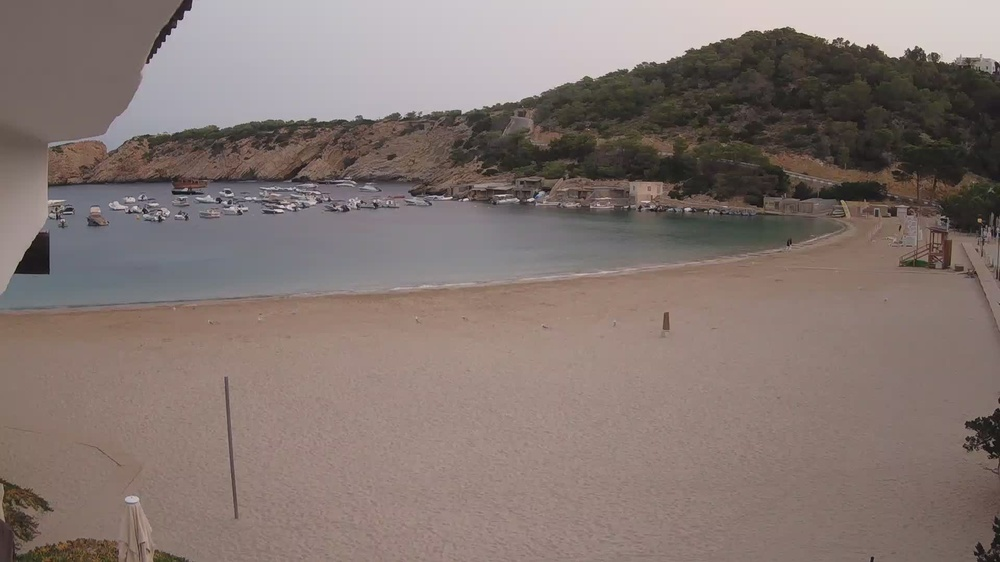
#> input picture data/raw/1660366800.jpg, 1000 x 562 px, shrunk from 1920 x 1080 before the run
$ python -i multiscale.py   (imports and definitions only)
#> lines starting #> are read from the running program, lines starting #| are printed output that depends on the picture; after the words box and inside, x2 and y2 are one past the last pixel; in counts of white or black regions, pixels touching at a corner belong together
#> further down, picture is the input picture: shape (562, 1000, 3); mean B, G, R 113.2, 117.8, 131.5
"""Multi-scale and multi-channel helpers."""

import cv2
import numpy as np


def detect_dark_regions_percentile(img_bgr, percentile: float = 35.0):
    """Detect regions darker than a given percentile of the image."""
#> called with percentile = 35
    value = cv2.cvtColor(img_bgr, cv2.COLOR_BGR2HSV)[:, :, 2]
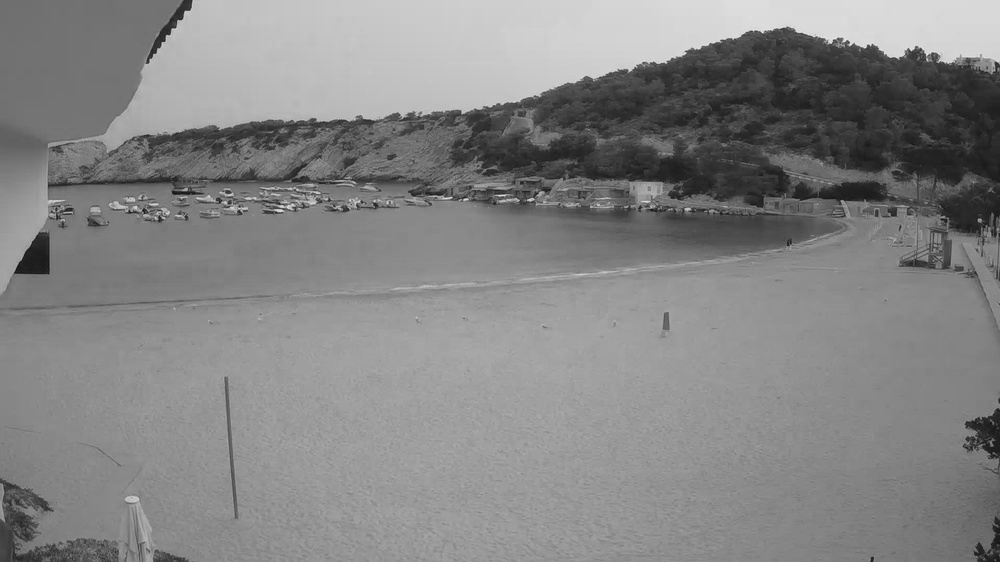
#> value: shape (562, 1000); min 14, max 235, mean 132.4
    blur = cv2.GaussianBlur(value, (5, 5), 1.0)

    thresh_val = np.percentile(blur, percentile)
#> thresh_val = 127
    _, mask = cv2.threshold(blur, thresh_val, 255, cv2.THRESH_BINARY_INV)
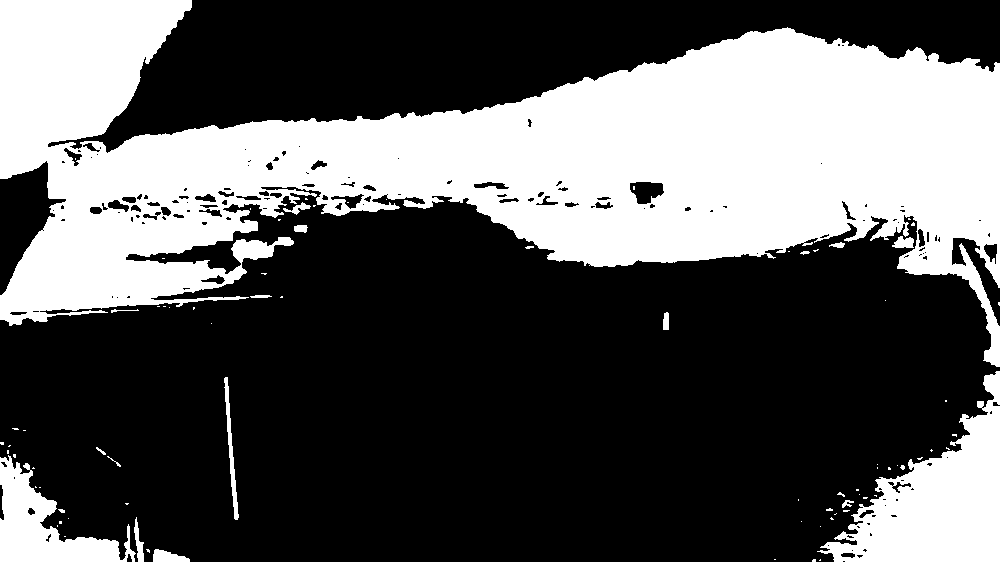
#> mask: shape (562, 1000); 35.3% white; 81 white regions (62 under 20 px), largest, box (x1, y1, x2, y2) and area: (0, 0, 1000, 367) 174151, (817, 371, 1000, 562) 16017, (0, 455, 136, 562) 6033
    return mask.astype(np.uint8)

>>> import cv2
>>> picture = cv2.imread('../data/raw/1660366800.jpg')
>>> result = detect_dark_regions_percentile(picture)

$ run again, on data/raw/1660370400.jpg
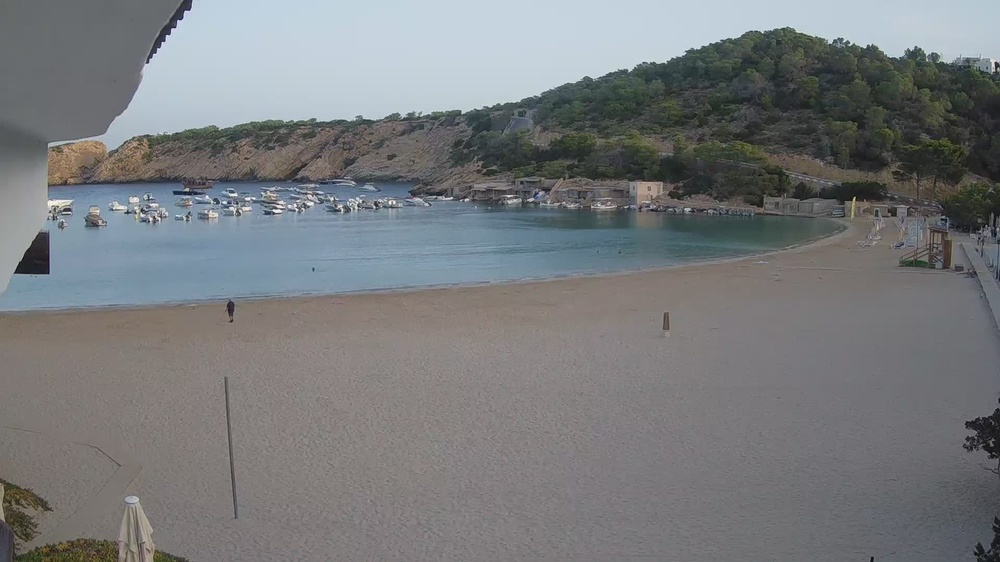
#> input picture data/raw/1660370400.jpg, 1000 x 562 px, shrunk from 1920 x 1080 before the run
#> picture is the input picture: shape (562, 1000, 3); mean B, G, R 124.3, 122.3, 119.9
#> in detect_dark_regions_percentile, `value = cv2.cvtColor(img_bgr, cv2.COLOR_BGR2HSV)[:, :, 2]`:
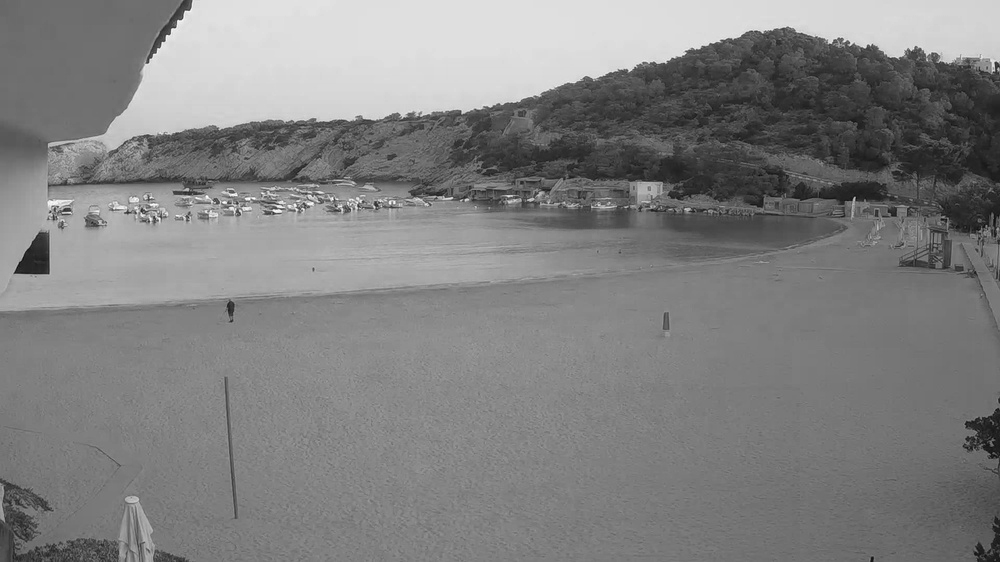
#> value: shape (562, 1000); min 11, max 255, mean 128.8
#> thresh_val = 117
#> in detect_dark_regions_percentile, `_, mask = cv2.threshold(blur, thresh_val, 255, cv2.THRESH_BINARY_INV)`:
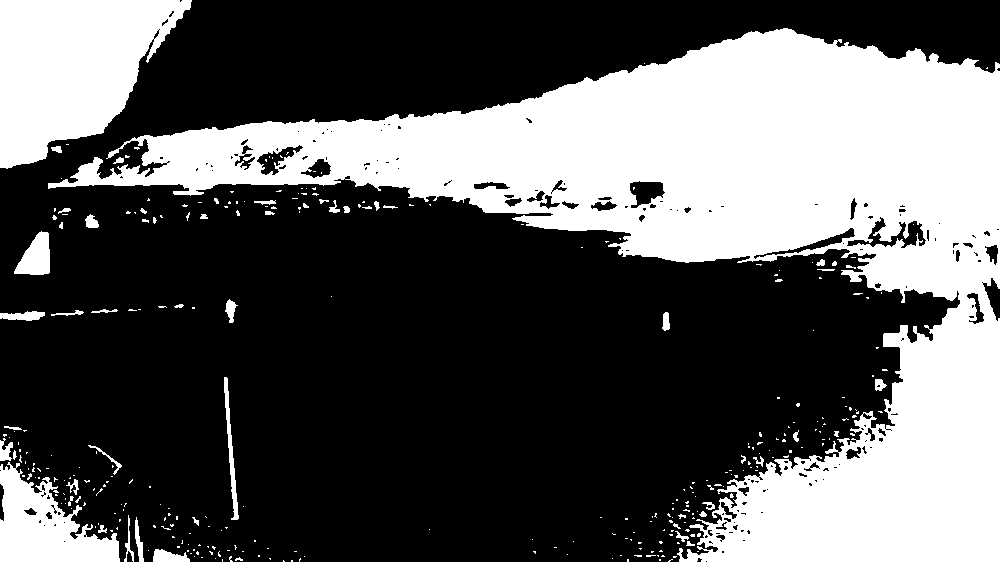
#> mask: shape (562, 1000); 35.6% white; 330 white regions (277 under 20 px), largest, box (x1, y1, x2, y2) and area: (48, 28, 1000, 562) 166012, (0, 0, 192, 169) 21165, (0, 462, 120, 562) 6593

$ run again, on data/raw/1660374000.jpg
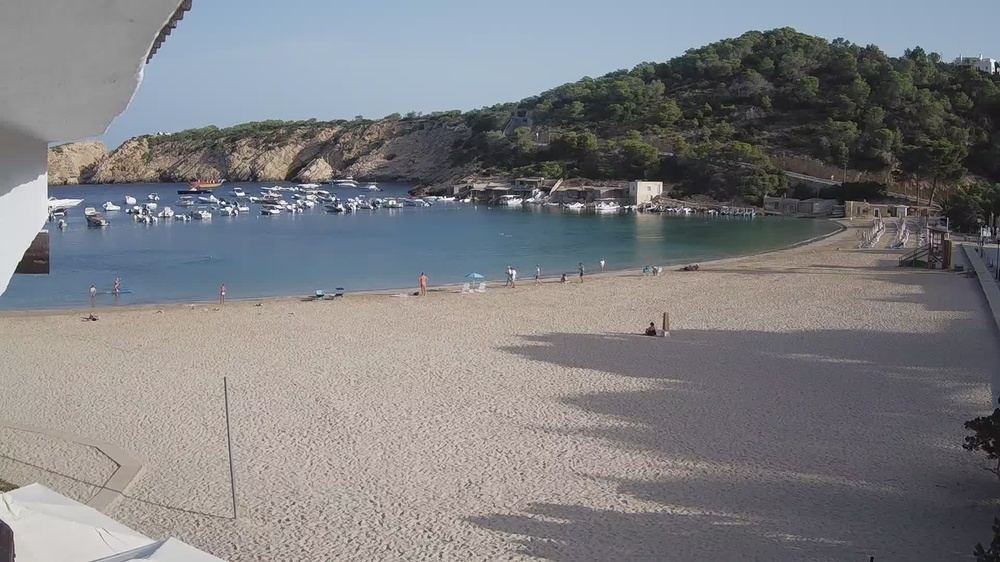
#> input picture data/raw/1660374000.jpg, 1000 x 562 px, shrunk from 1920 x 1080 before the run
#> picture is the input picture: shape (562, 1000, 3); mean B, G, R 129, 126.2, 126
#> in detect_dark_regions_percentile, `value = cv2.cvtColor(img_bgr, cv2.COLOR_BGR2HSV)[:, :, 2]`:
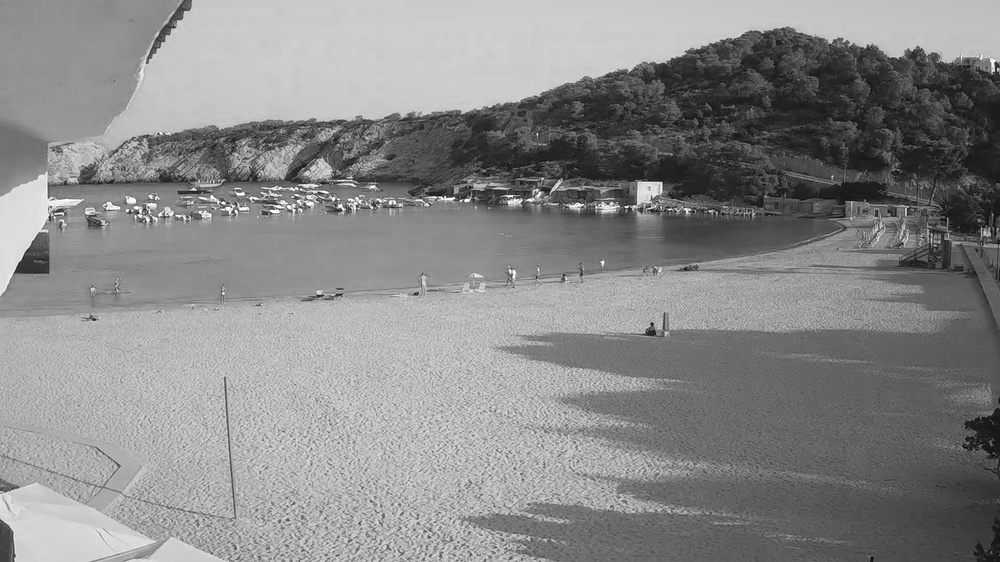
#> value: shape (562, 1000); min 6, max 255, mean 136.8
#> thresh_val = 111
#> in detect_dark_regions_percentile, `_, mask = cv2.threshold(blur, thresh_val, 255, cv2.THRESH_BINARY_INV)`:
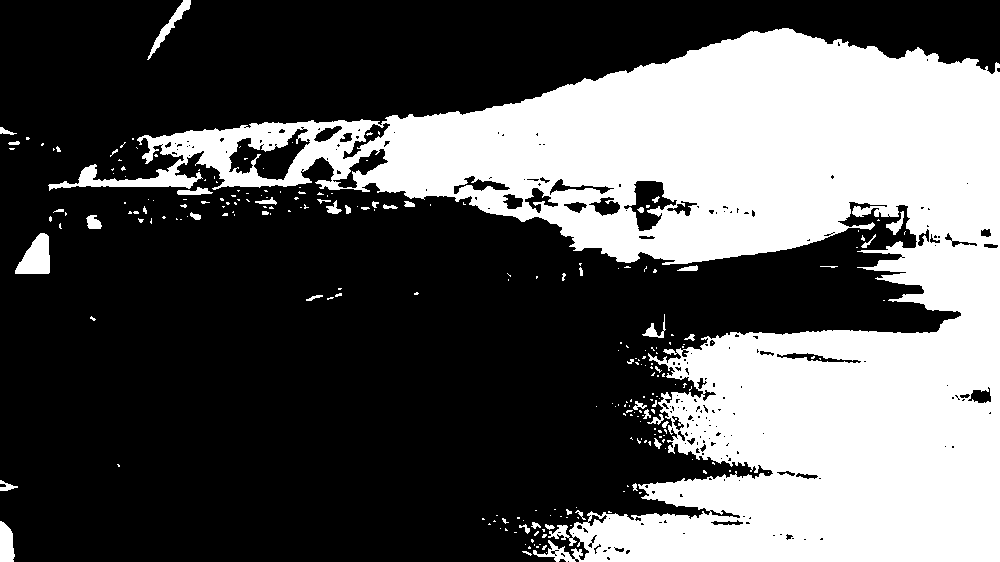
#> mask: shape (562, 1000); 35.2% white; 244 white regions (197 under 20 px), largest, box (x1, y1, x2, y2) and area: (48, 28, 1000, 562) 192318, (15, 233, 50, 274) 959, (0, 521, 15, 562) 490
